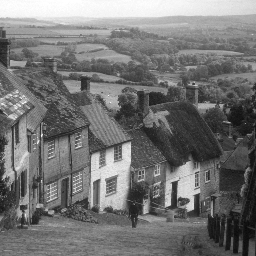
%> input picture IA.bmp, 256 x 256 px
$ octave lab1.m   (GNU Octave 9; MATLAB toolbox functions it lacks are replaced by stand-ins)
%> lines starting %> are read from the running program, lines starting %| are printed output that depends on the picture
### my_histogram.m
function[h]=my_histogram(I)
% Function to cumpute the histogram of an image I
    [r,c]=size(I);
h=zeros(1,256);
for i=1:r
 for j=1:c
    z=I(i,j);
   h(z+1)=h(z+1)+1;
end
end
plot(h)
title('Histogram')

### lab1.m
clc;
close all;
clear all;

A=imread('IA.bmp');
%> A is the input picture: size 256x256 uint8; min 10, max 255, mean 115.7
hA=imhist(A); % hA will be a vector which will contain total number of pixels at 256 instensities
%> hA = 256 values, max 689 at index 124, min 0 at index 1, mean 256
hA(101) % this will display the no of pixels having 100 intensity (101-1)
%> ans = 540
sum(hA(101:151)) % To display the sum of pixels having intensity between 100 to 150 for the image
%> ans = 23318

%Similarly for all other images
B=imread('IB.bmp');
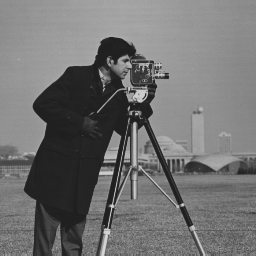
%> input picture IB.bmp, 256 x 256 px
%> B is the input picture: size 256x256 uint8; min 30, max 214, mean 113.4
hB=imhist(B);
%> hB = 256 values, max 3214 at index 36, min 0 at index 1, mean 256
sum(hB(101:151))
%> ans = 32794

C=imread('IC.bmp');
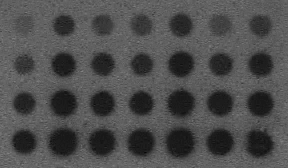
%> input picture IC.bmp, 288 x 168 px
%> C is the input picture: size 168x288 uint8; min 6, max 132, mean 77.8
hC=imhist(C);
%> hC = 256 values, max 3430 at index 101, min 0 at index 1, mean 189
sum(hC(101:151))
%> ans = 8573

D=imread('ID.bmp');
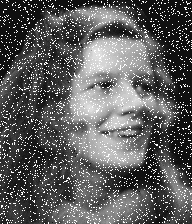
%> input picture ID.bmp, 192 x 224 px
%> D is the input picture: size 224x192 uint8; min 0, max 31, mean 11.4
hD=imhist(D);
%> hD = 256 values, max 6817 at index 3, min 0 at index 30, mean 168
sum(hD(101:151))
%> ans = 0
figure, imshow(D, []);

min(min(A)) % This will give us smallest grey value contained in the image
%> ans = 10
min(min(B))
%> ans = 30
min(min(C))
%> ans = 6
min(min(D))
%> ans = 0

figure,imhist(D); % This will show that all of the pixels lie between 0 to 28 intentisity level, i.e. this image is extremely dark
%> after `imhist(D)`:
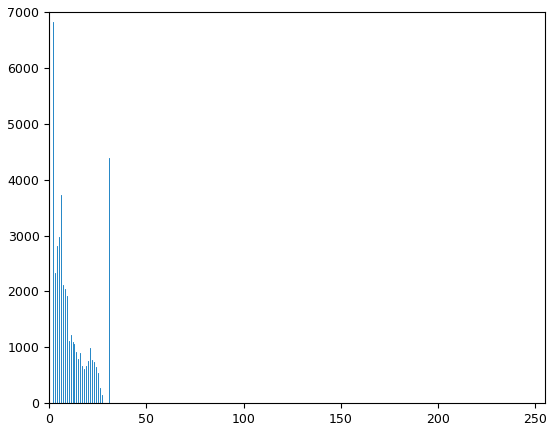
%> figure redrawn from the program's plot data; highest point at x = 2, y = 6817
min(min(D))
%> ans = 0
max(max(D))
%> ans = 31

% Excercise 2.2 Computing Histograms

image1 = imread('IA.bmp');
hist1 = my_histogram(image1);
%> after the loop in my_histogram, `for i=1:r`: h has the same summary as hA outside my_histogram
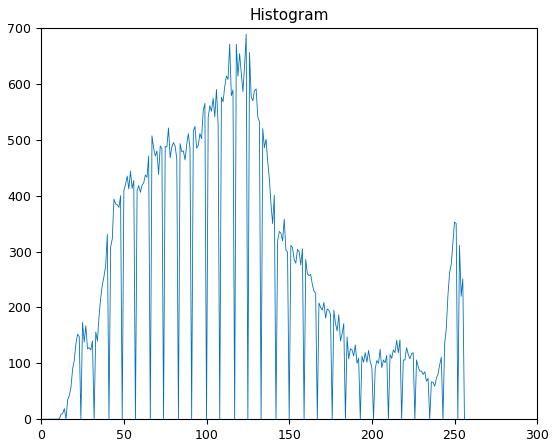
%> figure redrawn from the program's plot data; curve peaks at x = 124, y = 689
%> hist1 has the same summary as hA
figure, imhist(image1);
%> after `imhist(image1)`:
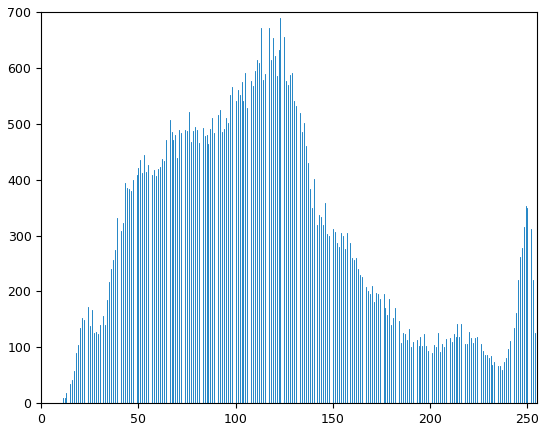
%> figure redrawn from the program's plot data; highest point at x = 123, y = 689
